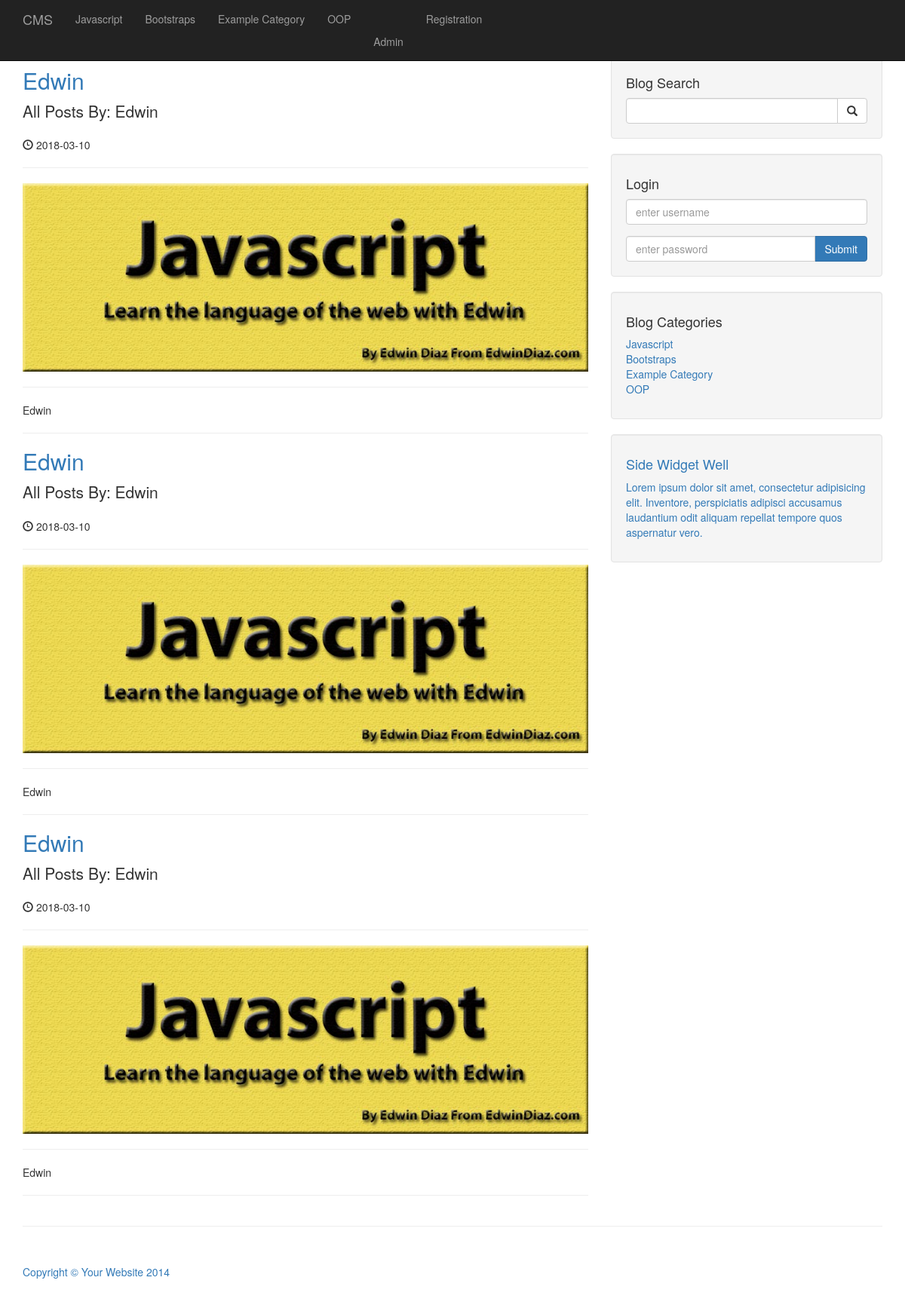
The app's page /author_post.php?author=Edwin&p_id=8 with its own data.
### tables this page shows
CREATE TABLE `categories` (
  `cat_id` int(3) NOT NULL,
  `cat_title` varchar(255) NOT NULL
);

CREATE TABLE `posts` (
  `post_id` int(3) NOT NULL,
  `post_category_id` int(3) NOT NULL,
  `post_title` varchar(255) NOT NULL,
  `post_author` varchar(255) NOT NULL,
  `post_date` date NOT NULL,
  `post_image` text NOT NULL,
  `post_content` text NOT NULL,
  `post_tag` varchar(255) NOT NULL,
  `post_comment_count` int(11) NOT NULL,
  `post_status` varchar(255) NOT NULL DEFAULT 'draft',
  `post_views` int(11) NOT NULL
);

### author_post.php (the view, shortened to what this page needs)
<?php include "include/db.php" ?>
<?php include "include/header.php" ?>
<?php include "include/navigation.php" ?>
<div class="container">
    <div class="row">
        <div class="col-md-8">
            <?php
            if (isset($_GET['p_id'])) {
                $the_post_author = $_GET['author'];
            }
                $query = "SELECT * FROM posts WHERE post_author = '{$the_post_author}' ";
                $select_all_posts_query = mysqli_query($connection, $query);
                while ($row = mysqli_fetch_assoc($select_all_posts_query)) {
                    $post_title = $row['post_title'];
                    $post_author = $row['post_author'];
                    $post_date = $row['post_date'];
                    $post_img = $row['post_image'];
                    $post_content = $row['post_title'];
            ?>
            <h2>
                <a href="#"><?php echo $post_title ?></a>
            </h2>
            <p class="lead">
                All Posts By: <?php echo $post_author ?></a>
            </p>
            <p><span class="glyphicon glyphicon-time"></span> <?php echo $post_date ?></p>
            <hr>
            <img class="img-responsive" src="images/<?php echo $post_img; ?>" alt="">
            <hr>
            <p><?php echo $post_content ?></p>
            <hr>
            <?php } ?>
        </div>
        <?php include "include/sidebar.php" ?>
    </div>
    <hr>
<?php include "include/footer.php" ?>

### include/header.php (shortened to what this page needs)
<!DOCTYPE html>
<html lang="en">
<head>
    <link href="css/bootstrap.min.css" rel="stylesheet">
    <link href="css/blog-home.css" rel="stylesheet">
    <link href="css/styles.css" rel="stylesheet">
</head>
<body>

### include/navigation.php (shortened to what this page needs)
<nav class="navbar navbar-inverse navbar-fixed-top" role="navigation">
        <div class="container">
            <div class="navbar-header">
                <a class="navbar-brand" href="index.php">CMS</a>
            </div>
            <div class="collapse navbar-collapse" id="bs-example-navbar-collapse-1">
                <ul class="nav navbar-nav">
                    <?php
                        $query = "SELECT * FROM categories";
                        $select_all_categories_query = mysqli_query($connection, $query);
                        while($row = mysqli_fetch_assoc($select_all_categories_query)) {
                            $cat_title = $row['cat_title'];
                            echo "<li><a href='#'>{$cat_title}<a/></li>";
                        }
                    ?>
                        <li>
                            <a href="admin">Admin</a>
                        </li>
                        <li>
                            <a href="registration.php">Registration</a>
                        </li>
                </ul>
            </div>
        </div>
    </nav>

### include/sidebar.php
<div class="col-md-4">
<div class="well">
    <h4>Blog Search</h4>
    <form action="search.php" method="post">
    <div class="input-group">
        <input name="search" type="text" class="form-control">
        <span class="input-group-btn">
            <button name="submit" class="btn btn-default" type="submit">
                <span class="glyphicon glyphicon-search"></span>
        </button>
        </span>
    </div>
    </form>
</div>
<div class="well">
    <h4>Login</h4>
    <form action="include/login.php" method="post">
    <div class="form-group">
        <input name="username" type="text" class="form-control" placeholder="enter username">
    </div>
    <div class="input-group">
        <input name="password" type="password" class="form-control" placeholder="enter password">
        <span class="input-group-btn">
            <button class="btn btn-primary" name="login" type="submit">Submit</button>
        </span>
    </div>
    </form>
</div>
<div class="well">
    <?php
        $query = "SELECT * FROM categories";
        $select_categories_sidebar = mysqli_query($connection, $query);
    ?>
    <h4>Blog Categories</h4>
    <div class="row">
        <div class="col-lg-12">
            <ul class="list-unstyled">
                <?php
                while ($row = mysqli_fetch_assoc($select_categories_sidebar)) {
                    $cat_title = $row['cat_title'];
                    $cat_id = $row['cat_id'];
                    echo "<li><a href='category.php?category=$cat_id'>{$cat_title}<a/></li>";
                }
                ?>
            </ul>
        </div>
    </div>
</div>
<?php include "widget.php" ?>
</div>

### include/widget.php
<div class="well">
    <h4>Side Widget Well</h4>
    <p>Lorem ipsum dolor sit amet, consectetur adipisicing elit. Inventore, perspiciatis adipisci accusamus laudantium odit aliquam repellat tempore quos aspernatur vero.</p>
</div>

### include/footer.php (shortened to what this page needs)
        <footer>
            <div class="row">
                <div class="col-lg-12">
                    <p>Copyright &copy; Your Website 2014</p>
                </div>
            </div>
        </footer>
    </div>
</body>
</html>

### css/blog-home.css (style rules this page uses)
body { padding-top: 70px; }
footer { margin: 50px 0; }

### records on screen
categories: cat_title "Javascript"
categories: cat_title "Bootstraps"
categories: cat_title "Example Category"
categories: cat_title "OOP"
posts: post_title "Edwin", post_author "Edwin", post_date "2018-03-10", post_image (picture)
posts: post_title "Edwin", post_author "Edwin", post_date "2018-03-10", post_image (picture)
posts: post_title "Edwin", post_author "Edwin", post_date "2018-03-10", post_image (picture)
